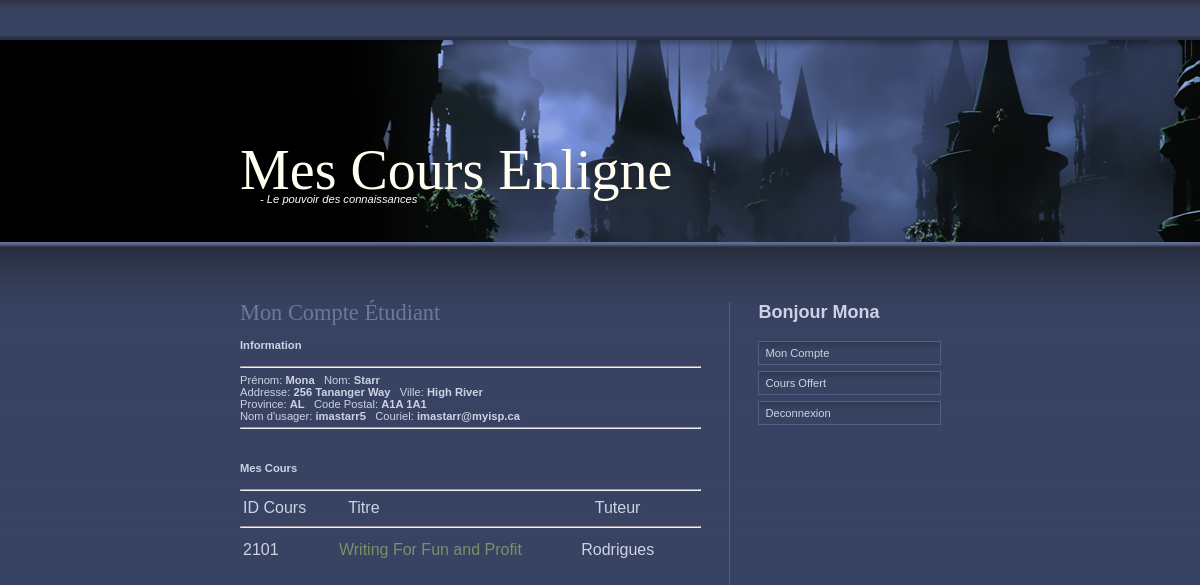
/Etudiant.php (signed in), run on the app's committed database.
### tables this page shows
CREATE TABLE `students` (
  `StudentID` varchar(4) NOT NULL,
  `LastName` varchar(30) NOT NULL,
  `FirstName` varchar(30) NOT NULL,
  `Address` varchar(60) DEFAULT NULL,
  `City` varchar(30) DEFAULT NULL,
  `Province` varchar(30) DEFAULT NULL,
  `PostalCode` varchar(7) DEFAULT NULL,
  `EmailAddress` varchar(50) DEFAULT NULL,
  `UserName` varchar(20) NOT NULL
);

CREATE TABLE `studentscourses` (
  `CourseID` varchar(4) NOT NULL,
  `StudentID` varchar(4) NOT NULL
);

CREATE TABLE `courses` (
  `CourseID` varchar(4) NOT NULL,
  `CourseName` varchar(60) NOT NULL,
  `Price` decimal(14,2) DEFAULT NULL,
  `Tutor` varchar(9) DEFAULT NULL
);

### fonction.php (called while the page is built, shortened)
<?php
require_once('ClassMesCours.php');
function check_user() {
	if(isset($_SESSION['valid_user'])) {
		return true;
	}else{
		return false;
	}
}
function db_connect() {
   $result = new mysqli('localhost', 'dataadmin', 'admin', 'MesCours');
   $result->autocommit(TRUE);
   return $result;
}
function getMyStudent($username){
    $conn = db_connect();
    $result = $conn->query("select * from students
                           where username='".$username."'");
     if ($result->num_rows>0) {
        while ($obj = mysqli_fetch_array($result)) {
                $myStudent = new Etudiant($obj[0], $obj[1], $obj[2], $obj[3], $obj[4], $obj[5], $obj[6], $obj[7], $obj[8]);
                $sql = "SELECT * FROM courses
                        left outer join studentscourses ON courses.CourseID =  studentscourses.CourseID
                        where StudentID = '".$myStudent->StudentID."'";
                $LesCours = $conn->query($sql);
                while ($objcours = mysqli_fetch_array($LesCours)) {
                    $myCours = new Cours($objcours[0], $objcours[1], $objcours[2], $objcours[3]);
                    $myStudent->ajouteCours($myCours);
                }
            }
        }
        return $myStudent;
}
?>

### ClassMesCours.php (called while the page is built, shortened)
<?php
class Etudiant {
    var $listeDesCours=array();
    function Etudiant($studentid, $lastname, $firstname, $adresse, $city, $province, $postalcode, $emailaddress, $username, $listedescours=array())
    {
        $this->StudentID = $studentid;
        $this->LastName = $lastname;
        $this->FirstName = $firstname;
        $this->Address = $adresse;
        $this->City = $city;
        $this->Province = $province;
        $this->PostalCode = $postalcode;
        $this->EmailAddress = $emailaddress;
        $this->UserName = $username;
        $this->listeDesCours = $listedescours;
    }
    public function ajouteCours(Cours $monCour)
    {
       $this->listeDesCours[$monCour->id] = $monCour;
    }
    public function getCours()
    {
        return $this->listeDesCours;
    }
}
class Cours {
    public function Cours($id, $nom, $cout, $tuteur) {
        $this->id = $id;
        $this->nom = $nom;
        $this->tuteur = $tuteur;
    }
}
?>

### Etudiant.php (the view, shortened to what this page needs)
<html>
	<head>
            <link href="assets/css/style.css" rel="stylesheet" type="text/css" />
	</head>
        <?php
        require_once('fonction.php');
        require_once('ClassMesCours.php');
        require_once('Navigation.php');
        ?>
        <body>
        <div id="top">
        </div>
        <div id="banner">
            <div class="title_tagline">
                <h1 class="title">Mes Cours Enligne</h1>
              <h2>- Le pouvoir des connaissances</h2>
            </div>
        </div>
        <div id="main">
            <div id="content">
            <?php
             if (check_user() == 1){
                 $myStudent = getMyStudent($_SESSION['valid_user']);
             }
             else {
                 header('Location: index.php');
             }
            ?>
                <div id="left">
                    <div class="article">
                        <h3>Mon Compte Étudiant</h3>
                        <h4>Information</h4>
                        <hr>
                        <?php
                        echo "Prénom: <b>".$myStudent->FirstName."&nbsp;&nbsp;"."</b> Nom: <b>".$myStudent->LastName."</b></br>";
                        echo "Addresse: <b>".$myStudent->Address."&nbsp;&nbsp;"."</b> Ville: <b>".$myStudent->City."</b></br>";
                        echo "Province: <b>".$myStudent->Province."&nbsp;&nbsp;"."</b> Code Postal: <b>".$myStudent->PostalCode."</b></br>";
                        echo "Nom d'usager: <b>".$myStudent->UserName."&nbsp;&nbsp;"."</b> Couriel: <b>".$myStudent->EmailAddress."</b></br>";
                        ?>
                        <hr>
                        <br>
                        <h4>Mes Cours</h4>
                        <hr>
                        <table>
                            <thead>
                                <tr>
                                    <td style='width: 200px; ' >ID Cours</td>
                                    <td style='width: 600px;'>Titre</td>
                                    <td style='width: 200px;'>Tuteur</td>
                                </tr>
                            </thead>
                        </table>
                        <hr>
                        <table>
                            <thead>
                                <tr>
                                    <th><?php
                                        $mesCours = $myStudent->getCours();
                                        foreach ($mesCours as $row) {
                                            $courseid = $row->id;
                                            $coursename = $row->nom;
                                            $tuteur = $row->tuteur;
                                            echo "<tr><td style='width: 200px; ' >".$courseid."</td>"
                                                    . "<td style='width: 600px;'><a href='cour.php?idcour=".$courseid."'>".$coursename."</td>"
                                                    . "<td style='width: 200px;'>".$tuteur."</td>"
                                                . "</tr>";
                                    }
                                    echo "</table>";
                                    ?></th>
                    </div>
                </div>
            </div>
        </div>
        </body>
</html>

### assets/css/style.css (style rules this page uses)
body { background-color: #f7edd8; font-family: arial, sans-serif; font-size: .7em; color: #cdd2e4; background-color: #384262; padding: 0; margin: 0; }
a { text-decoration: none; color: #769266; padding: 0; margin: 0; }
h1 { color: #fffef1; font-family: georgia, serif; font-size: 5em; font-weight: normal; line-height: 45px; padding: 0; margin: 0; }
h2 { color: #fff; font-size: 1em; font-style: italic; font-weight: 100; text-indent: 20px; padding: 0; margin: 0; }
h3 { color: #6c779a; font-family: georgia, serif; font-size: 2em; font-weight: 100; line-height: 1em; padding: 0; margin: 0 0 10px 0; }
#top { height: 40px; background-image: url(../imgs/top.jpg); background-repeat: repeat-x; background-color: #f7edd8; }
.title_tagline { width: 720px; padding: 108px 0 0 0; margin: 0 auto; }
#banner { height: 202px; background-image: url(../imgs/towers.jpg); background-repeat: no-repeat; background-color: #000; }
#main { min-height: 300px; height: auto !important; height: 300px; background-image: url(../imgs/content.jpg); background-repeat: repeat-x; background-color: #384262; }
#content { width: 720px; padding: 60px 0 0 0; margin: 0 auto; }
#left { float: left; width: 64%; text-align: justify; border-right: 1px solid #535e82; padding: 0 28px 0 0; margin: 0 0 20px 0; }
.article { margin: 0 0 25px 0; }

### data on the page
students: FirstName "Mona", LastName "Starr", Address "256 Tananger Way", City "High River", Province "AL", PostalCode "A1A 1A1", UserName "imastarr5", EmailAddress "imastarr@myisp.ca"
studentscourses: CourseID.CourseID "2101", CourseID.CourseName "Writing For Fun and Profit", CourseID.Tutor "Rodrigues"

### other printed values
$_SESSION['myStudent']->FirstName "Mona"
